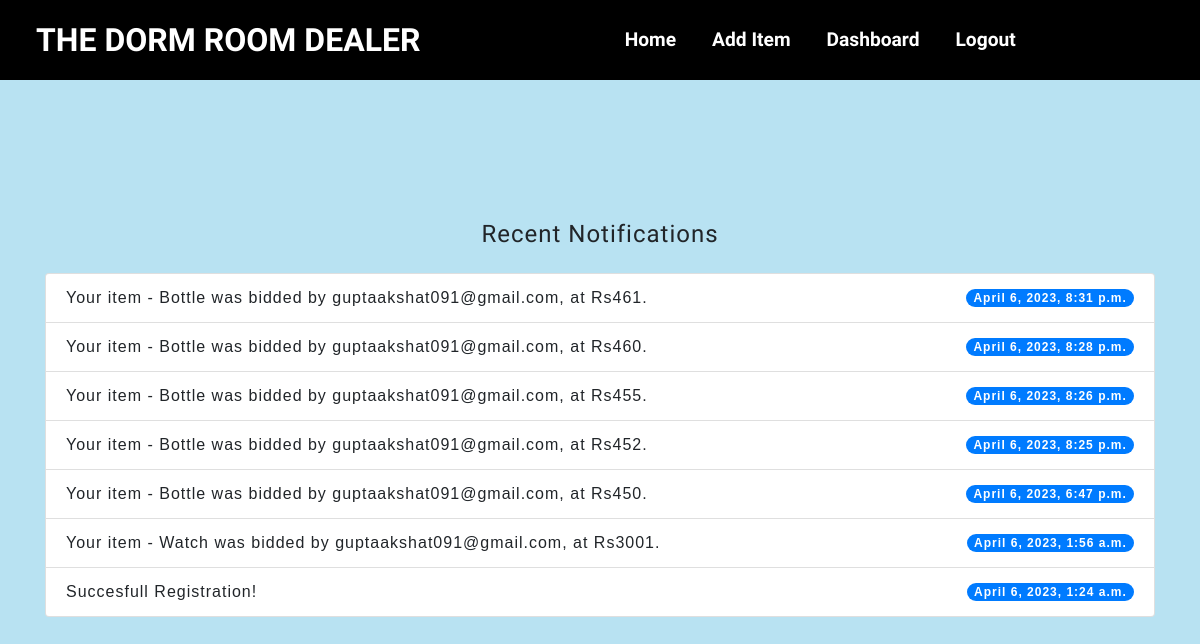
The page /notifications (signed in) on the database its author committed.
### accounts/models.py (models this page shows)
class Notification(models.Model):
    message = models.CharField(max_length=100)
    date = models.DateTimeField(auto_now_add=True)
    seen = models.BooleanField(default=False)
    def __str__(self):
        return self.message

### accounts/views.py (the view)
# urls.py: path('notifications', views.notifications, name="notifications"),
@login_required(login_url='login')
def notifications(request):
    user = request.user
    show_notifications_link = False
    notifications = user.notifications.all().order_by('-date')
    for notification in notifications:
        if notification.seen == False:
            notification.seen = True
            notification.save()
    notifications = notifications[:10]
    for notification in notifications:
        print(notification)
    print('hello')
    return render(request, "notifications.html", {'notifications': notifications})

### templates/notifications.html (shortened to what this page needs)
{% extends 'base.html' %}
{% block content %}
  <div class="container">
    <h4 class="text-center mb-4">Recent Notifications</h4>
    <ul class="list-group">
      {% for notification in notifications|slice:":10" %}
        <li class="list-group-item d-flex justify-content-between align-items-center">
          <span>{{ notification.message }}</span>
          <span class="badge badge-primary badge-pill">{{ notification.date }}</span>
        </li>
      {% endfor %}
    </ul>
  </div>
{% endblock %}

### static/css/nav.css (style rules this page uses)
body { margin: 0; padding: 0; }
h4 { font-family: 'Barlow Semi Condensed', sans-serif; }
.container { width: 100%; margin-top: 140px; font-family: sans-serif ; letter-spacing: 1px; }

### templates/notifications.html (style rules this page uses)
body { background-color: #B8E2F2; }

### rows shown on the page
Notification: message "Your item - Bottle was bidded by guptaakshat091@gmail.com, at Rs461.", date "April 6, 2023, 8:31 p.m."
Notification: message "Your item - Bottle was bidded by guptaakshat091@gmail.com, at Rs460.", date "April 6, 2023, 8:28 p.m."
Notification: message "Your item - Bottle was bidded by guptaakshat091@gmail.com, at Rs455.", date "April 6, 2023, 8:26 p.m."
Notification: message "Your item - Bottle was bidded by guptaakshat091@gmail.com, at Rs452.", date "April 6, 2023, 8:25 p.m."
Notification: message "Your item - Bottle was bidded by guptaakshat091@gmail.com, at Rs450.", date "April 6, 2023, 6:47 p.m."
Notification: message "Your item - Watch was bidded by guptaakshat091@gmail.com, at Rs3001.", date "April 6, 2023, 1:56 a.m."
Notification: message "Succesfull Registration!", date "April 6, 2023, 1:24 a.m."
